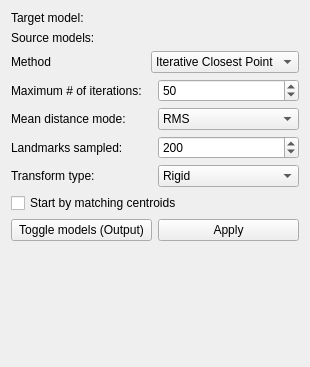
<?xml version="1.0" encoding="UTF-8"?>
<ui version="4.0">
 <class>MeshAlignment</class>
 <widget class="qMRMLWidget" name="MeshAlignment">
  <property name="geometry">
   <rect>
    <x>0</x>
    <y>0</y>
    <width>310</width>
    <height>367</height>
   </rect>
  </property>
  <layout class="QVBoxLayout" name="verticalLayout">
   <item>
    <layout class="QGridLayout" name="gridLayout_3">
     <item row="0" column="0">
      <widget class="QLabel" name="label">
       <property name="text">
        <string>Target model:</string>
       </property>
      </widget>
     </item>
     <item row="0" column="1">
      <widget class="qMRMLNodeComboBox" name="MRMLNodeComboBox_targetNode">
       <property name="nodeTypes">
        <stringlist notr="true">
         <string>vtkMRMLModelNode</string>
        </stringlist>
       </property>
       <property name="hideChildNodeTypes">
        <stringlist notr="true"/>
       </property>
       <property name="addEnabled">
        <bool>false</bool>
       </property>
       <property name="removeEnabled">
        <bool>false</bool>
       </property>
       <property name="interactionNodeSingletonTag">
        <string notr="true"/>
       </property>
      </widget>
     </item>
     <item row="1" column="0">
      <widget class="QLabel" name="label_2">
       <property name="text">
        <string>Source models:</string>
       </property>
      </widget>
     </item>
     <item row="1" column="1">
      <widget class="qMRMLCheckableNodeComboBox" name="CheckableNodeComboBox_sourceNodes">
       <property name="nodeTypes">
        <stringlist>
         <string>vtkMRMLModelNode</string>
        </stringlist>
       </property>
      </widget>
     </item>
     <item row="2" column="0">
      <widget class="QLabel" name="label_8">
       <property name="text">
        <string>Method</string>
       </property>
      </widget>
     </item>
     <item row="2" column="1">
      <widget class="QComboBox" name="comboBox_method">
       <property name="toolTip">
        <string>&lt;html&gt;&lt;head/&gt;&lt;body&gt;&lt;p&gt;Procrustes alignment assumes shapes have establised correspondence between individual points.&lt;/p&gt;&lt;/body&gt;&lt;/html&gt;</string>
       </property>
       <item>
        <property name="text">
         <string>Iterative Closest Point</string>
        </property>
       </item>
       <item>
        <property name="text">
         <string>Procrustes</string>
        </property>
       </item>
      </widget>
     </item>
    </layout>
   </item>
   <item>
    <layout class="QGridLayout" name="gridLayout">
     <item row="0" column="0">
      <widget class="QLabel" name="label_3">
       <property name="text">
        <string>Maximum # of iterations:</string>
       </property>
      </widget>
     </item>
     <item row="0" column="1">
      <widget class="QSpinBox" name="spinBox_maxNumberOfIterations">
       <property name="maximum">
        <number>200</number>
       </property>
       <property name="value">
        <number>50</number>
       </property>
      </widget>
     </item>
     <item row="1" column="0">
      <widget class="QLabel" name="label_4">
       <property name="text">
        <string>Mean distance mode:</string>
       </property>
      </widget>
     </item>
     <item row="1" column="1">
      <widget class="QComboBox" name="comboBox_meanDistanceMode">
       <item>
        <property name="text">
         <string>RMS</string>
        </property>
       </item>
       <item>
        <property name="text">
         <string>Absolute</string>
        </property>
       </item>
      </widget>
     </item>
     <item row="2" column="0">
      <widget class="QLabel" name="label_6">
       <property name="text">
        <string>Landmarks sampled:</string>
       </property>
      </widget>
     </item>
     <item row="2" column="1">
      <widget class="QSpinBox" name="spinBox_landmarksSampled">
       <property name="maximum">
        <number>1000</number>
       </property>
       <property name="value">
        <number>200</number>
       </property>
      </widget>
     </item>
     <item row="3" column="0">
      <widget class="QLabel" name="label_5">
       <property name="text">
        <string>Transform type:</string>
       </property>
      </widget>
     </item>
     <item row="3" column="1">
      <widget class="QComboBox" name="comboBox_transformType">
       <property name="toolTip">
        <string>&lt;html&gt;&lt;head/&gt;&lt;body&gt;&lt;p&gt;Similarity transform will normalize target shape to unit size and scale the source nodes to the best match the target node.&lt;/p&gt;&lt;/body&gt;&lt;/html&gt;</string>
       </property>
       <item>
        <property name="text">
         <string>Rigid</string>
        </property>
       </item>
       <item>
        <property name="text">
         <string>Simlarity</string>
        </property>
       </item>
       <item>
        <property name="text">
         <string>Affine</string>
        </property>
       </item>
      </widget>
     </item>
     <item row="4" column="0" colspan="2">
      <widget class="QCheckBox" name="checkBox_startByMatchingCentroids">
       <property name="text">
        <string>Start by matching centroids</string>
       </property>
       <property name="checked">
        <bool>false</bool>
       </property>
      </widget>
     </item>
    </layout>
   </item>
   <item>
    <layout class="QHBoxLayout" name="horizontalLayout">
     <item>
      <widget class="QPushButton" name="toggleModelsButton">
       <property name="toolTip">
        <string>Show original model.</string>
       </property>
       <property name="text">
        <string>Toggle models (Output)</string>
       </property>
       <property name="checkable">
        <bool>false</bool>
       </property>
      </widget>
     </item>
     <item>
      <widget class="QPushButton" name="applyButton">
       <property name="toolTip">
        <string>Perform selected processing steps.</string>
       </property>
       <property name="text">
        <string>Apply</string>
       </property>
      </widget>
     </item>
    </layout>
   </item>
   <item>
    <spacer name="verticalSpacer">
     <property name="orientation">
      <enum>Qt::Vertical</enum>
     </property>
     <property name="sizeHint" stdset="0">
      <size>
       <width>20</width>
       <height>40</height>
      </size>
     </property>
    </spacer>
   </item>
  </layout>
 </widget>
 <customwidgets>
  <customwidget>
   <class>qMRMLCheckableNodeComboBox</class>
   <extends>qMRMLNodeComboBox</extends>
   <header>qMRMLCheckableNodeComboBox.h</header>
  </customwidget>
  <customwidget>
   <class>qMRMLNodeComboBox</class>
   <extends>QWidget</extends>
   <header>qMRMLNodeComboBox.h</header>
  </customwidget>
  <customwidget>
   <class>qMRMLWidget</class>
   <extends>QWidget</extends>
   <header>qMRMLWidget.h</header>
   <container>1</container>
  </customwidget>
 </customwidgets>
 <resources/>
 <connections>
  <connection>
   <sender>MeshAlignment</sender>
   <signal>mrmlSceneChanged(vtkMRMLScene*)</signal>
   <receiver>MRMLNodeComboBox_targetNode</receiver>
   <slot>setMRMLScene(vtkMRMLScene*)</slot>
   <hints>
    <hint type="sourcelabel">
     <x>122</x>
     <y>132</y>
    </hint>
    <hint type="destinationlabel">
     <x>248</x>
     <y>61</y>
    </hint>
   </hints>
  </connection>
  <connection>
   <sender>MeshAlignment</sender>
   <signal>mrmlSceneChanged(vtkMRMLScene*)</signal>
   <receiver>CheckableNodeComboBox_sourceNodes</receiver>
   <slot>setMRMLScene(vtkMRMLScene*)</slot>
   <hints>
    <hint type="sourcelabel">
     <x>122</x>
     <y>132</y>
    </hint>
    <hint type="destinationlabel">
     <x>248</x>
     <y>61</y>
    </hint>
   </hints>
  </connection>
 </connections>
</ui>
